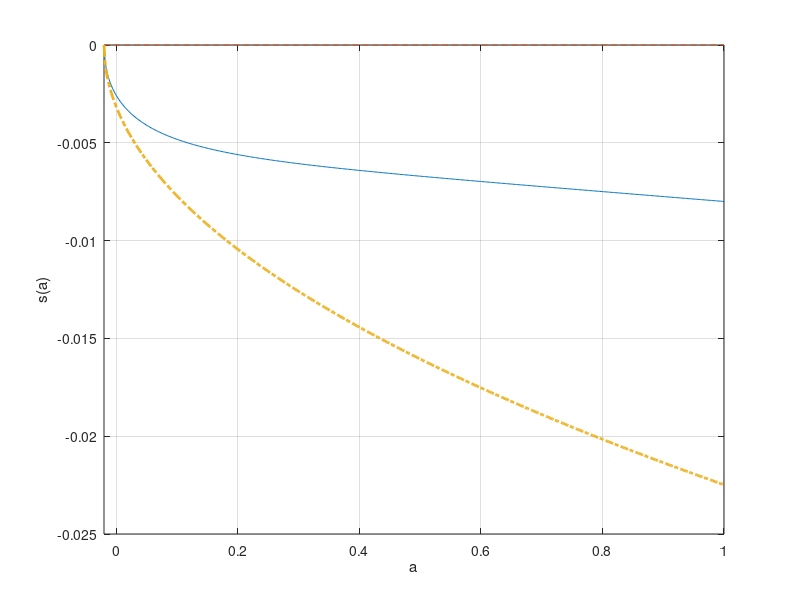

MATLAB code to generate this figure:
clear all; clc;

tic;

s = 2;
r = 0.045;
rho = 0.05;
w = .1;

I=500;
amin = -0.02;
amax = 1;
a = linspace(amin,amax,I)';
da = (amax-amin)/(I-1);

maxit=20000;
crit = 10^(-6);

dVf = zeros(I,1);
dVb = zeros(I,1);
c = zeros(I,1);

%INITIAL GUESS
v0 = (w + r.*a).^(1-s)/(1-s)/rho;
v = v0;

for n=1:maxit
    V = v;
    % forward difference
    dVf(1:I-1) = (V(2:I)-V(1:I-1))/da;
    dVf(I) = 0; %will never be used
    % backward difference
    dVb(2:I) = (V(2:I)-V(1:I-1))/da;
    dVb(1) = (w + r.*amin).^(-s); %state constraint boundary condition
    
    I_concave = dVb > dVf; %indicator whether value function is concave (problems arise if this is not the case)
    
    %consumption and savings with forward difference
    cf = dVf.^(-1/s);
    muf = w + r.*a - cf;
    %consumption and savings with backward difference
    cb = dVb.^(-1/s);
    mub = w + r.*a - cb;
    %consumption and derivative of value function at steady state
    c0 = w + r.*a;
    dV0 = c0.^(-s);
    
    % dV_upwind makes a choice of forward or backward differences based on
    % the sign of the drift    
    If = muf > 0; %positive drift --> forward difference
    Ib = mub < 0; %negative drift --> backward difference
    I0 = (1-If-Ib); %at steady state
    %make sure the right approximations are used at the boundaries
    %STATE CONSTRAINT: USE BOUNDARY CONDITION UNLESS muf > 0
    Ib(I) = 1; If(I) = 0;
    
    dV_Upwind = dVf.*If + dVb.*Ib + dV0.*I0; %important to include third term
    
    c = dV_Upwind.^(-1/s);
    Vchange = c.^(1-s)/(1-s) + dV_Upwind.*(w + r.*a - c) - rho.*V;
       
    %% This is the update
    % the following CFL condition seems to work well in practice
    Delta = .9*da/max(w + r.*a);
    v = v + Delta*Vchange;
    
    dist(n) = max(abs(Vchange));
    if dist(n)<crit
        disp('Value Function Converged, Iteration = ')
        disp(n)
        break
    end
end
toc;

% %CHECK THAT CONSTRAINT BINDS
% bind = (w + r*amin)^(-s) - dVf(1)

% Graphs
set(gca,'FontSize',14)
plot(dist,'LineWidth',2)
grid
xlabel('Iteration')
ylabel('||V^{n+1} - V^n||')

Verr = c.^(1-s)/(1-s) + dVb.*(w + r.*a - c) - rho.*V;

set(gca,'FontSize',14)
plot(a,Verr,'LineWidth',2)
grid
xlabel('k')
ylabel('Error in HJB Equation')
xlim([amin amax])

adot = w + r.*a - c;

set(gca,'FontSize',12)
plot(a,V,'LineWidth',2)
grid
xlabel('a')
ylabel('V(a)')
xlim([amin amax])

set(gca,'FontSize',14)
plot(a,c,'LineWidth',2)
grid
xlabel('a')
ylabel('c(a)')
xlim([amin amax])

set(gca,'FontSize',14)
plot(a,adot,a,zeros(1,I),'--','LineWidth',2)
grid
xlabel('a')
ylabel('s(a)')
xlim([amin amax])

%Approximation at borrowing constraint

u1 = (w+r*amin)^(-s); u2 = -s*(w+r*amin)^(-s-1);
nu = sqrt(-2*(rho-r)*u1/u2);
s_approx = -nu*(a-amin).^(1/2);

set(gca,'FontSize',14)
plot(a,adot,a,zeros(1,I),'--',a,s_approx,'-.','LineWidth',2)
grid
xlabel('a')
ylabel('s(a)')
xlim([amin amax])
